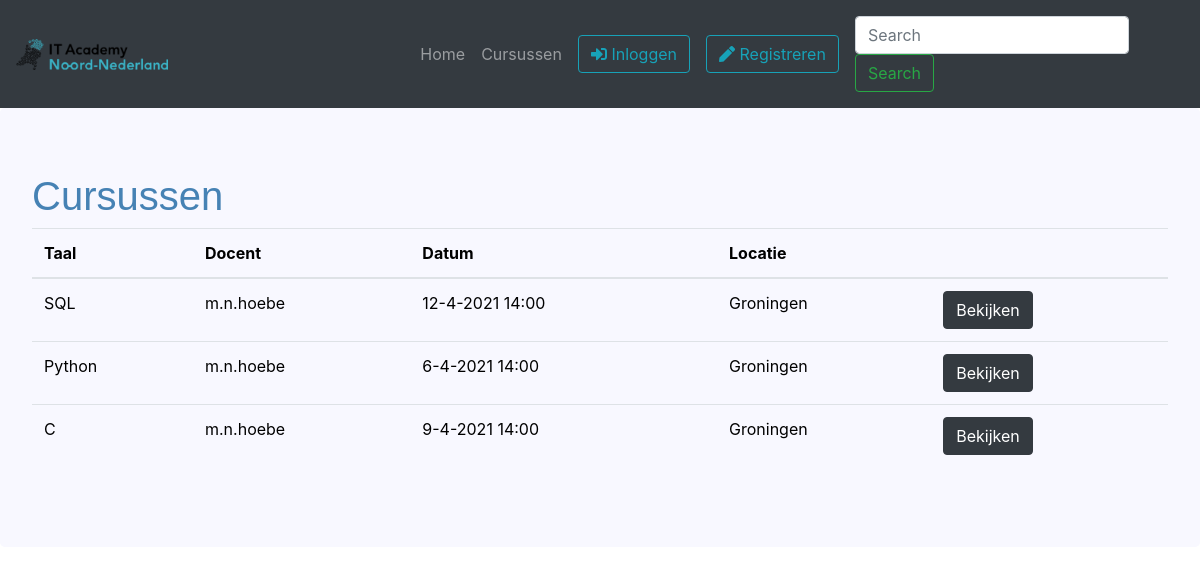
Before: /cursussen with the older database file.
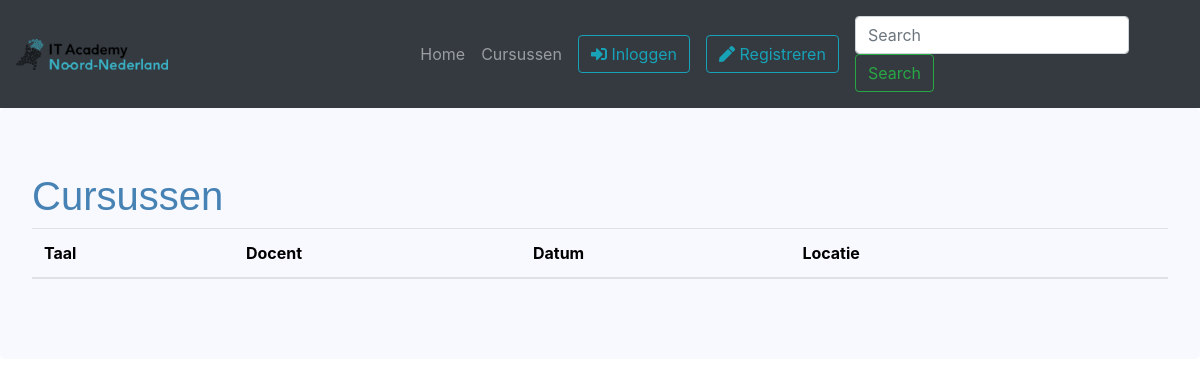
After: the same page with the newer database file.
### project/models.py (models this page shows, shortened)
class Lecture(db.Model):
    __tablename__ = 'lectures'
    id              = db.Column(db.Integer, primary_key=True)
    teacher_id      = db.Column(db.Integer, db.ForeignKey("teachers.id"))
    language_id     = db.Column(db.Integer, db.ForeignKey("languages.id"))
    start_time      = db.Column(db.Text, nullable=False) # format: d-m-y h:m
    location        = db.Column(db.Text, nullable=False)

class Language(db.Model):
    __tablename__ = 'languages'
    id          = db.Column(db.Integer, primary_key=True)
    language    = db.Column(db.Text, nullable=False)

class Teacher(db.Model):
    __tablename__ = 'teachers'
    id          = db.Column(db.Integer, primary_key=True)
    email       = db.Column(db.String(64), unique=True, index=True, nullable=False)
    username    = db.Column(db.String(64), unique=True, index=True, nullable=False)
    password    = db.Column(db.String(128), nullable=False)

### project/views.py (the view)
@standaard_blueprint.route('/cursussen')
def cursussen():
    lectures =  Lecture.query\
                .join(Language, Lecture.language_id == Language.id)\
                .join(Teacher, Lecture.teacher_id == Teacher.id)\
                .add_columns(Lecture.id, Language.language, Teacher.username, Lecture.start_time, Lecture.location)
    return render_template('cursussen.html', lectures=lectures)

### project/templates/cursussen.html (shortened to what this page needs)
{% extends "base.html" %}
{% block content %}
<div class="jumbotron m-0">
    <h1 class="blueheader">Cursussen</h1>
    <div class="col col-sm-12 p-0">
        <table class="table">
            <thead>
                <tr>
                    <th scope="col">Taal</th>
                    <th scope="col">Docent</th>
                    <th scope="col">Datum</th>
                    <th scope="col">Locatie</th>
                    <th scope="col"></th>
                </tr>
            </thead>
            <tbody>
                {% for lecture in lectures %}
                <tr>
                    <td>{{ lecture.language }}</td>
                    <td>{{ lecture.username }}</td>
                    <td>{{ lecture.start_time }}</td>
                    <td>{{ lecture.location }}</td>
                    <td><a href="{{ url_for('standaard.cursus', language=lecture.language, lecture_id=lecture.id)}}" class="btn btn-dark">Bekijken</a></td>
                </tr>
                {% endfor %}
            </tbody>
        </table>
    </div>
</div>
{% endblock %}

### project/templates/base.html (shortened to what this page needs)
<!DOCTYPE html>
<html lang="en" dir="ltr">
<head>
    <link rel= "stylesheet" href= "{{ url_for('static',filename='stylesheet.css') }}">
    <link rel="stylesheet" href="https://maxcdn.bootstrapcdn.com/bootstrap/4.0.0/css/bootstrap.min.css">
    <link rel="stylesheet" href="https://cdnjs.cloudflare.com/ajax/libs/font-awesome/5.15.3/css/all.min.css" />
</head>
<body>
    <nav class="navbar navbar-expand-lg navbar-dark bg-dark">
    <a class="navbar-brand" href="{{ url_for('index') }}">
        <img src="/static/logo-klein.png" width="40%" alt="">
    </a>
    <div class="collapse navbar-collapse" id="navbarSupportedContent">
        <div class="navbar-nav ml-auto d-lg-flex align-items-lg-center">
            <a class="nav-item nav-link" href="{{ url_for('index') }}">Home</a>
            <a class="nav-item nav-link" href="{{ url_for('standaard.cursussen') }}">Cursussen</a>
            {% if current_user.is_authenticated %}
            <div class="dropdown nav-item nav-link">
                <button class="btn btn-outline-info" type="button" id="dropdownMenuButton" data-toggle="dropdown" aria-haspopup="true" aria-expanded="false">
                    <i class="fas fa-user"></i> {{ current_user.username }}
                </button>
                <div class="dropdown-menu" aria-labelledby="dropdownMenuButton">
                    <a class="dropdown-item" href="{{ url_for('student.inschrijvingen', username=current_user.username) }}"><i class="fas fa-graduation-cap"></i> Inschrijvingen</a>
                    <a class="dropdown-item" href="{{ url_for('student.instellingen') }}"><i class="fas fa-user-edit"></i> Instellingen</a>
                    <div class="dropdown-divider"></div>
                    <a class="dropdown-item" href="{{ url_for('standaard.logout') }}"><i class="fas fa-power-off"></i> Uitloggen</a>
                </div>
            </div>
            {% else %}
            <div class="nav-item nav-link">
                <a class="btn btn-outline-info" href="{{ url_for('standaard.login') }}"><i class="fas fa-sign-in-alt"></i> Inloggen</a>
            </div>
            <div class="nav-item nav-link">
                <a class="btn btn-outline-info" href="{{ url_for('standaard.register') }}"><i class="fas fa-pen"></i> Registreren</a>
            </div>
            {% endif %}
            <div class="nav-item nav-link">
                <form class="form-inline my-2 my-lg-0">
                    <input class="form-control mr-sm-2" type="search" placeholder="Search" aria-label="Search">
                    <button class="btn btn-outline-success my-2 my-sm-0" type="submit">Search</button>
                </form>
            </div>
        </div>
    </div>
</nav>
{% block content %}
{% endblock %}
</body>
</html>

### project/static/stylesheet.css (style rules this page uses)
html { background-color: white; }
.blueheader { color: steelblue; font-family:'Lucida Sans', 'Lucida Sans Regular', 'Lucida Grande', 'Lucida Sans Unicode', Geneva, Verdana, sans-serif }
.jumbotron { background-color:ghostwhite !important; margin-top: 25px; color: black; }

Changed rows visible on the page:
removed Lecture: language "SQL", username "m.n.hoebe", start_time "12-4-2021 14:00", location "Groningen"
removed Lecture: language "Python", username "m.n.hoebe", start_time "6-4-2021 14:00", location "Groningen"
removed Lecture: language "C", username "m.n.hoebe", start_time "9-4-2021 14:00", location "Groningen"
